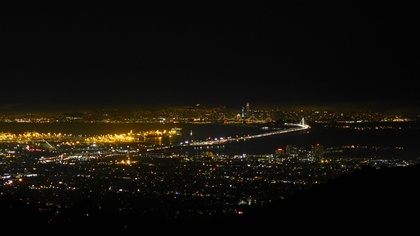
%> input picture hw1/grizzlypeak.jpg, 420 x 236 px, shrunk from 1984 x 1116 before the run
$ octave hw1_1_3.m   (GNU Octave 9; MATLAB toolbox functions it lacks are replaced by stand-ins)
%> lines starting %> are read from the running program, lines starting %| are printed output that depends on the picture; in (x1, y1, x2, y2) boxes, pixels count from 0 and x2, y2 are one past the last pixel; in counts of white or black regions, pixels touching at a corner belong together; the program's own positions count from 1
close all;
clc;
colorImage = imread('grizzlypeak.jpg');
%> colorImage is the input picture: size 236x420x3 uint8; mean R, G, B 19.7, 16.8, 11
tic;
for x=1:1000
    image=rgb2gray(colorImage);
    noise_index=image<=10;
    image(noise_index)=0;
end
%> this loop made 1000 passes
%> pass 1, `image=rgb2gray(colorImage);`:
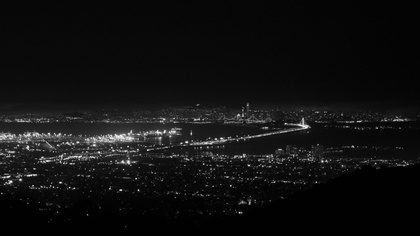
%> image: size 236x420 uint8; min 0, max 253, mean 17
%> pass 1, `noise_index=image<=10;`:
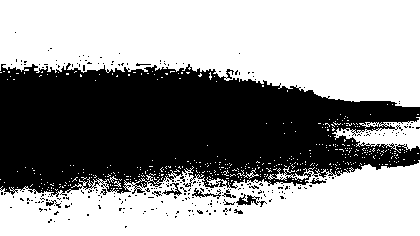
%> noise_index: size 236x420 logical; 58.9% white; 264 black regions (252 under 20 px), largest, box (x1, y1, x2, y2) and area: (0, 63, 420, 197) 39477, (236, 194, 267, 207) 148, (192, 188, 221, 199) 95
t1 = toc;
tic;
%> (the run ends here)
